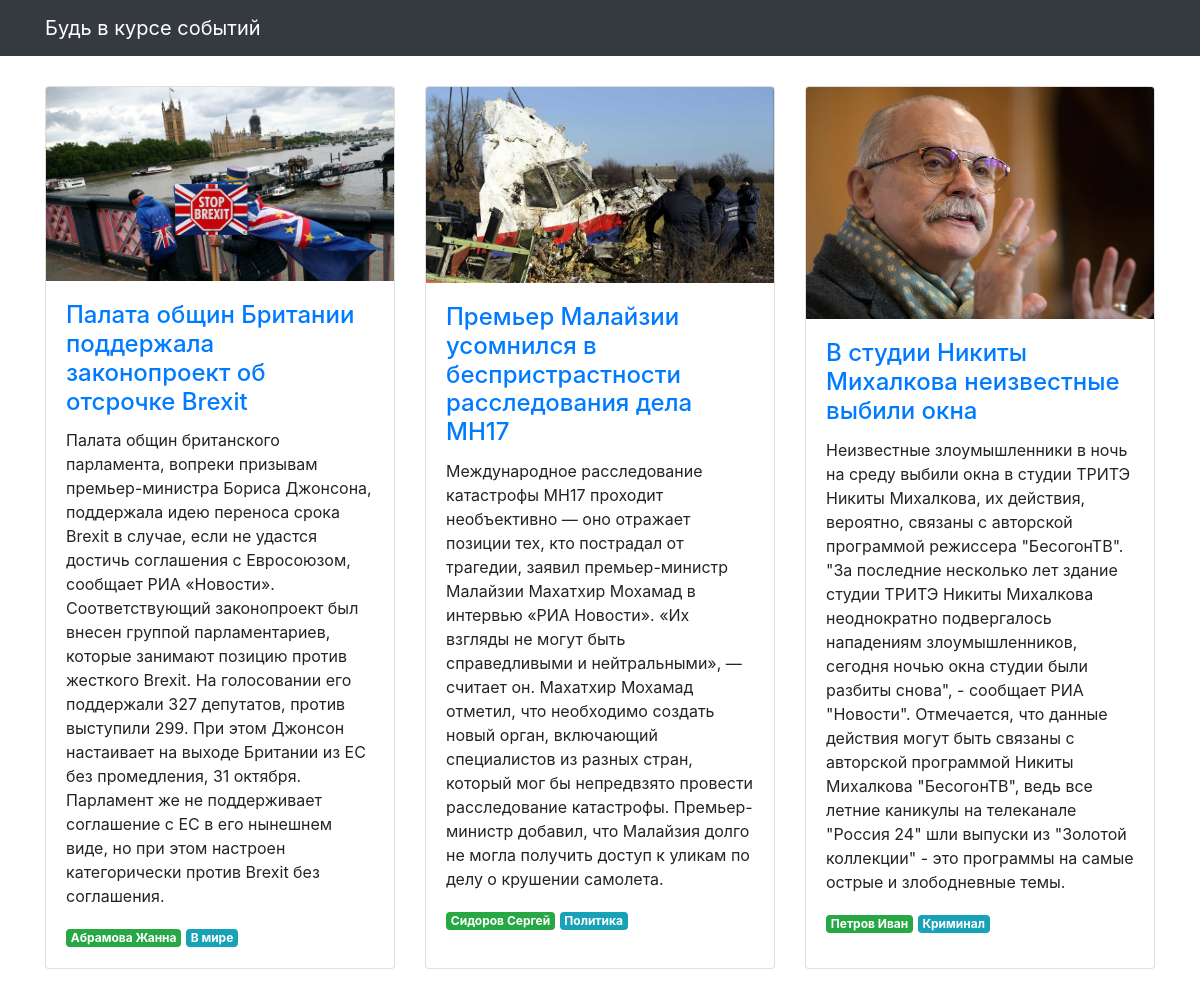
The page / on the database its author committed.
### articles/models.py (models this page shows, shortened)
class Article(models.Model):
    author = models.ForeignKey(Author, on_delete=models.CASCADE)
    genre = models.ForeignKey(Genre, on_delete=models.CASCADE)
    title = models.CharField(max_length=256, verbose_name='Название')
    text = models.TextField(verbose_name='Текст')
    published_at = models.DateTimeField(verbose_name='Дата публикации')
    image = models.ImageField(null=True, blank=True, verbose_name='Изображение',)
    class Meta:
        verbose_name = 'Статья'
        verbose_name_plural = 'Статьи'

class Author(models.Model):
    name = models.CharField(max_length=256, verbose_name='Имя')
    phone = models.CharField(max_length=256, verbose_name='Телефон')
    class Meta:
        verbose_name = 'Автор'
        verbose_name_plural = 'Авторы'
    def __str__(self):
        return self.name

class Genre(models.Model):
    name = models.CharField(max_length=256, verbose_name='Название')
    class Meta:
        verbose_name = 'Жанр'
        verbose_name_plural = 'Жанры'
    def __str__(self):
        return self.name

### articles/views.py (the view)
# urls.py: path('', articles_list, name='articles'),
def articles_list(request):
    template_name = 'articles/news.html'
    object_list = Article.objects\
        .defer('text')\
        .defer('title')\
        .defer('image')\
        .order_by('-published_at')\
        .select_related('author', 'genre')
    context = {'object_list': object_list}
    return render(request, template_name, context)

### templates/articles/news.html (shortened to what this page needs)
{% extends "articles/base.html" %}
{% load static %}
{% block content %}
<div class="row">
  {% for article in object_list %}
  <div class="col-lg-4 col-sm-6 portfolio-item">
    <div class="card h-100">
      <a href="#"><img class="card-img-top" src="{% get_media_prefix %}{{ article.image }}" alt=""></a>
      <div class="card-body">
        <h4 class="card-title">
          <a href="#">{{ article.title }}</a>
        </h4>
        <p class="card-text">{{ article.text }}</p>
        <span class="badge badge-success">{{ article.author}}</span>
        <span class="badge badge-info">{{ article.genre }}</span>
      </div>
    </div>
  </div>
  {% endfor %}
</div>
{% endblock %}

### templates/articles/base.html (shortened to what this page needs)
<!DOCTYPE html>
{% load static %}
<html>
  <head>
    <link href="{% static  "css/bootstrap.min.css"  %}" rel="stylesheet">
    <link href="{% static  "css/3-col-portfolio.css" %}" rel="stylesheet">
  </head>
  <body>
    <nav class="navbar navbar-expand-lg navbar-dark bg-dark fixed-top">
      <div class="container">
        <a class="navbar-brand" href="#">Будь в курсе событий</a>
      </div>
    </nav>
    <div class="container">{% block content %}{% endblock %}</div>
  </body>
</html>

### static/css/3-col-portfolio.css (style rules this page uses)
body { padding-top: 84px; padding-bottom: 84px; }
@media (min-width: 992px) { body { padding-top: 86px; padding-bottom: 86px; } }

### rows shown on the page
Article: image (picture), title "Палата общин Британии поддержала законопроект об отсрочке Brexit", text "Палата общин британского парламента, вопреки призывам премьер-министра Бориса Джонсона, поддержала идею переноса срока Brexit в случае, если не удастся достичь соглашения с Евросоюзом, сообщает РИА «Новости». Соответствующий законопроект был внесен группой парламентариев, которые занимают позицию против жесткого Brexit. На голосовании его поддержали 327 депутатов, против выступили 299. При этом Джонсон настаивает на выходе Британии из ЕС без промедления, 31 октября. Парламент же не поддерживает соглашение с ЕС в его нынешнем виде, но при этом настроен категорически против Brexit без соглашения.", author "Абрамова Жанна", genre "В мире"
Article: image (picture), title "Премьер Малайзии усомнился в беспристрастности расследования дела MH17", text "Международное расследование катастрофы MH17 проходит необъективно — оно отражает позиции тех, кто пострадал от трагедии, заявил премьер-министр Малайзии Махатхир Мохамад в интервью «РИА Новости». «Их взгляды не могут быть справедливыми и нейтральными», — считает он. Махатхир Мохамад отметил, что необходимо создать новый орган, включающий специалистов из разных стран, который мог бы непредвзято провести расследование катастрофы. Премьер-министр добавил, что Малайзия долго не могла получить доступ к уликам по делу о крушении самолета.", author "Сидоров Сергей", genre "Политика"
Article: image (picture), title "В студии Никиты Михалкова неизвестные выбили окна", text "Неизвестные злоумышленники в ночь на среду выбили окна в студии ТРИТЭ Никиты Михалкова, их действия, вероятно, связаны с авторской программой режиссера \"БесогонТВ\". \"За последние несколько лет здание студии ТРИТЭ Никиты Михалкова неоднократно подвергалось нападениям злоумышленников, сегодня ночью окна студии были разбиты снова\", - сообщает РИА \"Новости\". Отмечается, что данные действия могут быть связаны с авторской программой Никиты Михалкова \"БесогонТВ\", ведь все летние каникулы на телеканале \"Россия 24\" шли выпуски из \"Золотой коллекции\" - это программы на самые острые и злободневные темы.", author "Петров Иван", genre "Криминал"
